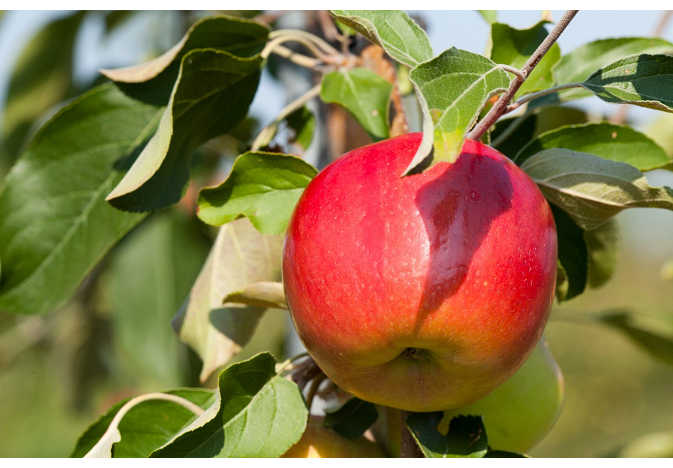
//> input picture HW1/ex2/apple.png, 673 x 468 px, given in place of bullet.mp4, which was not available
$ ./main   (built with g++ and OpenCV 4)
//> lines starting //> are read from the running program, lines starting //| are printed output that depends on the picture; pictures that were not available may be replaced by others from this repository, and a replacement may not be noted
#include <iostream>
#include <string>
#include <opencv2/opencv.hpp>

using namespace std;
using namespace cv;

static bool drawLines(Mat &image, vector<Point2f> pt1, vector<Point2f> pt2);

vector<Scalar> colorVec;
RNG rng(12345);

int main(int *arg, char **argv)
{
    VideoCapture capture;

    Mat img, imgPre;
    Mat	imgGary, imgGaryPre;
    vector<Point2f> cornerPoints;
    vector<Point2f> initPoints;
    vector<Point2f> linePoints[2];
    int maxCorners = 500;
    double quality_level = 0.01;
    double minDistance = 0.04;
    int blockSize = 3;
    double k = 0.04;

    vector<uchar> status;
    vector<float> err;
    int flags = 0;

    capture.open("/root/Documents/vision/ex3/bullet.mp4");
    capture.read(imgPre);
//> imgPre is the input picture: 468 rows x 673 cols, CV_8UC3; mean B, G, R 74.9, 119, 137.7
    cvtColor(imgPre, imgGaryPre, COLOR_BGR2GRAY);
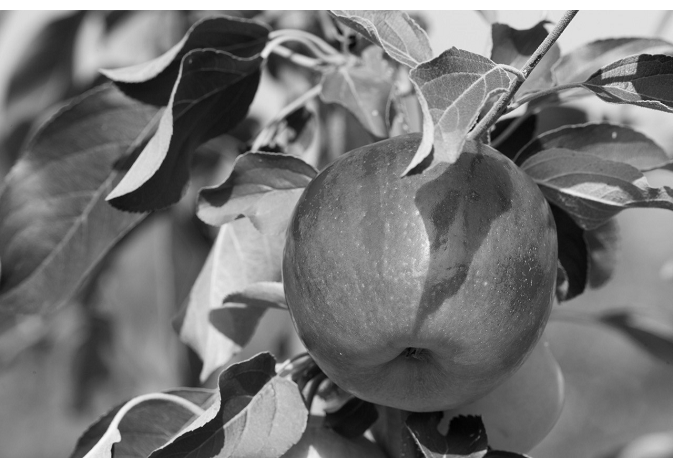
//> imgGaryPre: 468 rows x 673 cols, CV_8UC1; min 1, max 255, mean 119.6

    goodFeaturesToTrack(imgGaryPre, cornerPoints, maxCorners, quality_level, minDistance, Mat(), blockSize, false, k);
//> cornerPoints = 500 Points (x, y), first 12: [112, 456], [577, 11], [424, 456], [507, 106], [483, 456], [485, 450], [477, 122], [530, 65], [602, 78], [202, 426], [636, 61], [105, 199]
    initPoints.insert(initPoints.end(), cornerPoints.begin(), cornerPoints.end());
//> initPoints has the same summary as cornerPoints
    linePoints[0].insert(linePoints[0].end(), cornerPoints.begin(), cornerPoints.end());
//> linePoints = 2 items

    TermCriteria criteria = TermCriteria(TermCriteria::COUNT + TermCriteria::EPS, 30, 0.01);

    long width = capture.get(CAP_PROP_FRAME_WIDTH);
    long height = capture.get(CAP_PROP_FRAME_HEIGHT);
    Size size=Size(width,height);
    double fps = capture.get(CAP_PROP_FPS);
    Mat KLTFrame = Mat::zeros(Size(width * 2, height), imgPre.type());
    Rect rio (0, 0, width, height);
    VideoWriter writer(R"(/root/Documents/vision/ex3/output.avi)", VideoWriter::fourcc('P', 'I', 'M', '1'), fps, size);
    while (true)
    {
        capture >> img;
        if (!capture.read(img))
        {
            cout << "Video Finish!!!" << endl;
            break;
        }
        //imshow("img", img);
        rio.x = 0;
        img.copyTo(KLTFrame(rio));
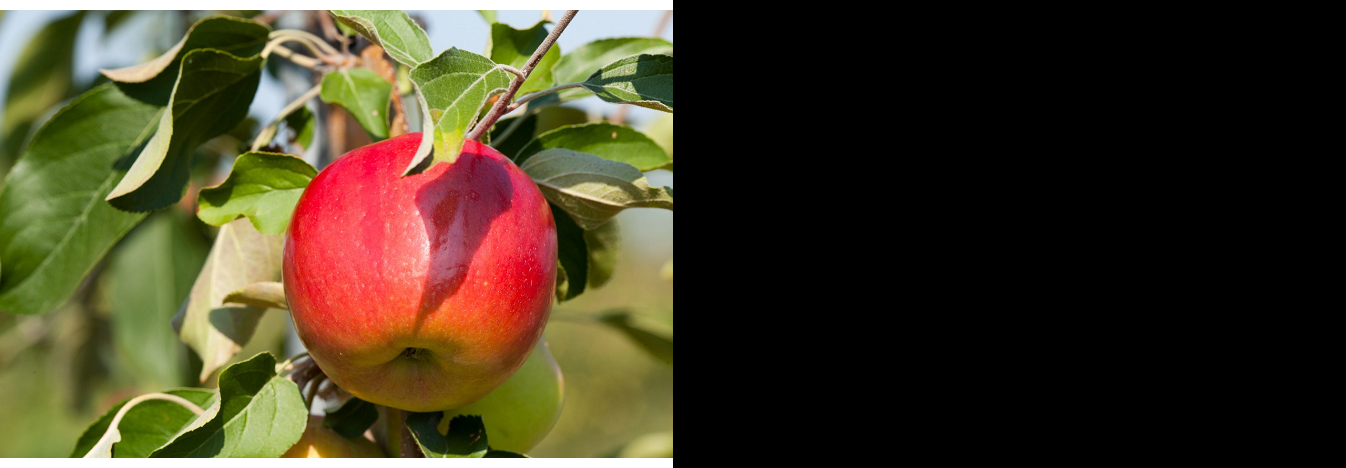
//> KLTFrame: 468 rows x 1346 cols, CV_8UC3; mean B, G, R 37.5, 59.5, 68.8
        cvtColor(img, imgGary, COLOR_BGR2GRAY);
        calcOpticalFlowPyrLK(imgGaryPre, imgGary, linePoints[0], linePoints[1], status, err, Size(31, 31), 3, criteria, flags);
//> status = 500 values from 1 to 1
        size_t i, k;
        for (i = k = 0; i < linePoints[1].size(); i++)
        {
            double dist = abs(linePoints[0][i].x - linePoints[1][i].x) + abs(linePoints[0][i].y - linePoints[1][i].y);
            if (status[i] && dist > 2)
            {
                linePoints[0][k] = linePoints[0][i];
                linePoints[1][k] = linePoints[1][i];
                initPoints[k] = initPoints[i];
                circle(img, linePoints[1][k], 3, Scalar(0, 255, 0), -1, 8);
                k++;
            }
        }

        linePoints[0].resize(k);
        linePoints[1].resize(k);
        initPoints.resize(k);

        drawLines(img, initPoints, linePoints[1]);

        rio.x = width;
        img.copyTo(KLTFrame(rio));
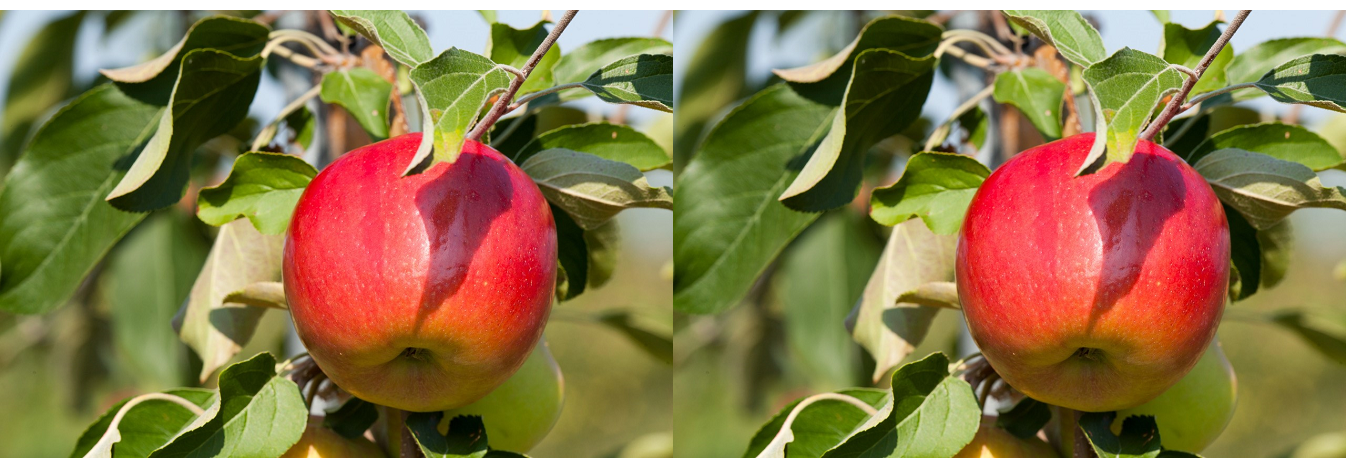
//> KLTFrame: 468 rows x 1346 cols, CV_8UC3; mean B, G, R 74.9, 119, 137.7
        //imshow("imgDst", KLTFrame);
        imshow("imgDst", img);

        writer<<img;

        char c = waitKey(50);
//> the Esc key is pressed
        if (27 == c)
        {
            break;
        }

        std::swap(linePoints[0], linePoints[1]);
        cv::swap(imgGaryPre, imgGary);

        if (initPoints.size() < 40)
        {
            goodFeaturesToTrack(imgGaryPre, cornerPoints, maxCorners, quality_level, minDistance, Mat(), blockSize, false, k);
            initPoints.insert(initPoints.end(), cornerPoints.begin(), cornerPoints.end());
            linePoints[0].insert(linePoints[0].end(), cornerPoints.begin(), cornerPoints.end());
            cout << "total feature points : " << linePoints[0].size() << endl;
        }
    }
//> after the loop, err = 500 values from 0 to 0
    writer.release();
    capture.release();
    return true;
}


static bool drawLines(Mat &image, vector<Point2f> pt1, vector<Point2f> pt2)
{
    if (colorVec.size() < pt1.size())
    {
        for (size_t col = colorVec.size(); col < pt1.size(); col++)
        {
            colorVec.push_back(Scalar(rng.uniform(0, 255), rng.uniform(0, 255), rng.uniform(0, 255)));
        }
    }

    for (size_t t = 0; t < pt1.size(); t++)
    {
        line(image, pt1[t], pt2[t], colorVec[t], 2, 8, 0);
    }

    return true;
}
